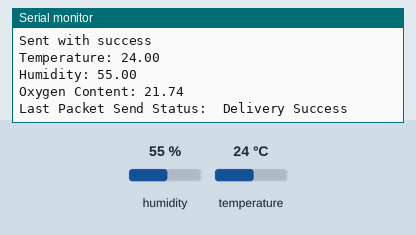
Simulated run of this sketch. Board: ESP8266 (NodeMCU). Shown: the last lines printed to the serial monitor. Inputs (shaded band) come from the test bench; at power-on: humidity 55 %, temperature 24 °C.

Above: at 2.8 s.
2.9 s: humidity set to 22 %
At 5.3 s:
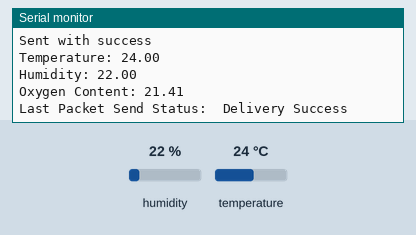
5.6 s: temperature set to 12 °C
At 6.5 s:
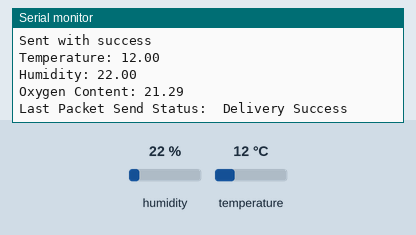
8.3 s: humidity set to 40 %
At 11.4 s:
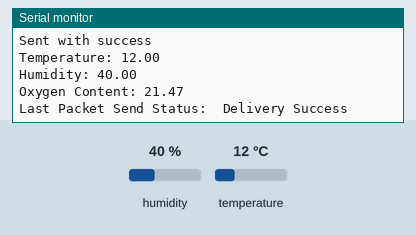
Timing chart, 0 to 12.9 s (numbered marks = the images above; inputs shaded):
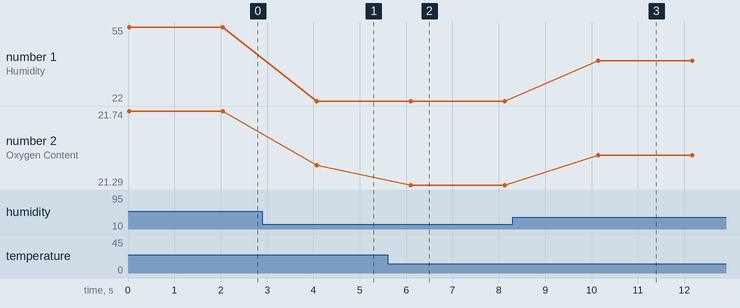

Measured:
- after the input at 2.9 s, the serial monitor: prints a new line after 1.2 s (image 1)
- after the input at 5.6 s, the serial monitor: prints a new line after 0.50 s (image 2)
- after the input at 8.3 s, the serial monitor: prints a new line after 1.8 s (image 3)
- plotted number 1: 55 → 22 after the input at 2.9 s, 22 → 40 after the input at 8.3 s
- plotted number 2: 21.74 → 21.41 after the input at 2.9 s, 21.41 → 21.29 after the input at 5.6 s, 21.29 → 21.47 after the input at 8.3 s

The sketch:

slave.ino
```cpp
#include <ESP8266WiFi.h>
#include <espnow.h>
#include <DHT.h>

// DHT setup
#define DHTPIN 4 // gpiopin2
#define DHTTYPE DHT11
DHT dht(DHTPIN, DHTTYPE);

// Structure example to send data
// Must match the receiver structure
typedef struct struct_message {
    char a[32];
    float temperature;
    float humidity;
    float oxygenContent;
} struct_message;

// Create a struct_message called myData
struct_message myData;

// Variable to store the master MAC address
uint8_t masterAddress[] = {0x08, 0xB6, 0x1F, 0x34, 0xC4, 0x10}; // Replace with your master's MAC address

// Callback when data is sent
void OnDataSent(uint8_t *mac_addr, uint8_t sendStatus) {
    Serial.print("\r\nLast Packet Send Status:\t");
    Serial.println(sendStatus == 0 ? "Delivery Success" : "Delivery Fail");
}

// Dummy function to calculate oxygen content
float calculateOxygenContent(float temperature, float humidity) {
    // Replace with actual calculation
    return 20.95 + 0.01 * (temperature + humidity); // Example calculation
}

void setup() {
    // Initialize Serial Monitor
    Serial.begin(115200);

    // Initialize DHT sensor
    dht.begin();

    // Set device as a Wi-Fi Station
    WiFi.mode(WIFI_STA);

    // Init ESP-NOW
    if (esp_now_init() != 0) {
        Serial.println("Error initializing ESP-NOW");
        return;
    }

    // Register send callback
    esp_now_set_self_role(ESP_NOW_ROLE_CONTROLLER);
    esp_now_register_send_cb(OnDataSent);

    // Register peer
    esp_now_add_peer(masterAddress, ESP_NOW_ROLE_SLAVE, 1, NULL, 0);

    // Prepare data to send
    strcpy(myData.a, "Hello Master");
}

void loop() {
    // Read DHT11 sensor data
    myData.temperature = dht.readTemperature();
    myData.humidity = dht.readHumidity();

    // Check if any reads failed and exit early (to try again).
    if (isnan(myData.temperature) || isnan(myData.humidity)) {
        Serial.println("Failed to read from DHT sensor!");
        return;
    }

    // Calculate oxygen content
    myData.oxygenContent = calculateOxygenContent(myData.temperature, myData.humidity);

    // Send message via ESP-NOW
    uint8_t result = esp_now_send(masterAddress, (uint8_t *) &myData, sizeof(myData));

    if (result == 0) {
        Serial.println("Sent with success");
    } else {
        Serial.println("Error sending the data");
    }

    // Print data to Serial Monitor
    Serial.print("Temperature: ");
    Serial.println(myData.temperature);
    Serial.print("Humidity: ");
    Serial.println(myData.humidity);
    Serial.print("Oxygen Content: ");
    Serial.println(myData.oxygenContent);

    // Wait for a while before sending again
    delay(2000);
}
```
